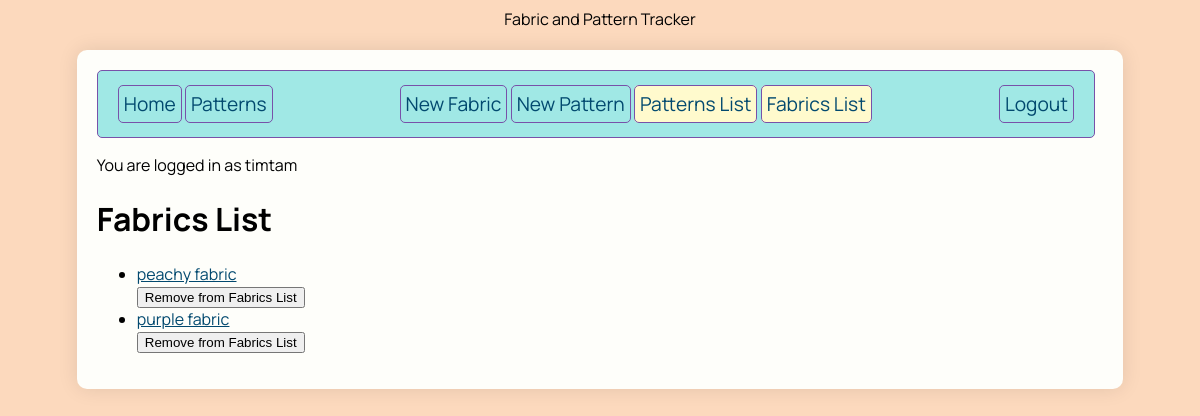
Page /fabrics_list (signed in) on the earlier database version.
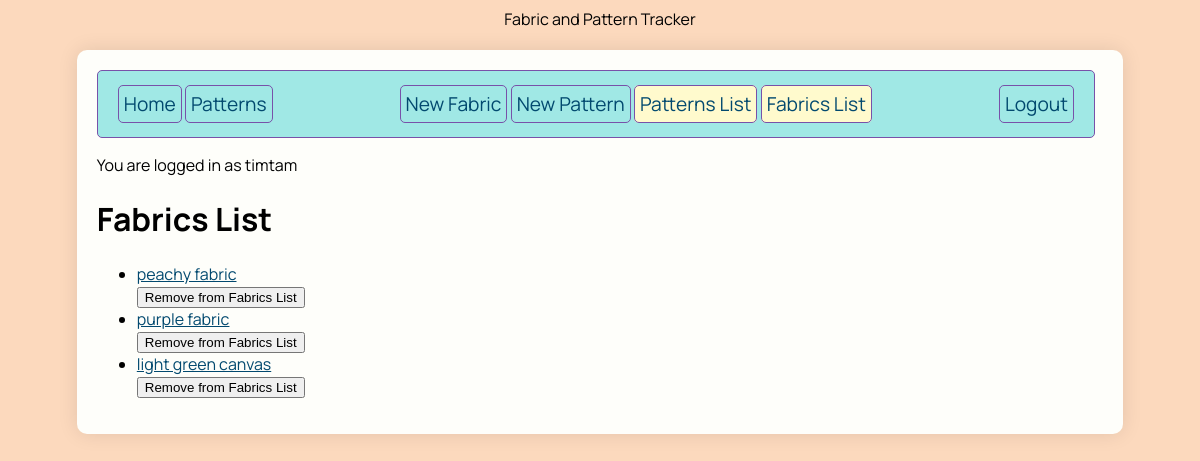
Same page on the later database version.
### sewing_app/models.py (models this page shows)
class User(UserMixin, db.Model):
    id = db.Column(db.Integer, primary_key=True)
    username = db.Column(db.String(80), nullable=False, unique=True)
    password = db.Column(db.String(80), nullable=False)
    patterns_list_items = db.relationship(
        'Pattern', secondary=patterns_list, back_populates='users')
    fabrics_list_items = db.relationship(
        'Fabric', secondary=fabrics_list, back_populates='users')

class Fabric(db.Model):
    id = db.Column(db.Integer, primary_key=True)
    name = db.Column(db.String(80), nullable=False)
    color = db.Column(db.String(80), nullable=False)
    quantity = db.Column(db.Numeric(precision=5, scale=2), nullable=False)
    photo_url = db.Column(URLType)
    patterns = db.relationship(
        'Pattern', secondary=fabrics_patterns, back_populates='fabrics')
    created_by_id = db.Column(db.Integer, db.ForeignKey('user.id'))
    created_by = db.relationship('User')
    users = db.relationship('User', secondary=fabrics_list,
                            back_populates='fabrics_list_items')

### sewing_app/routes.py (the view)
@main.route('/fabrics_list')
@login_required
def fabrics_list():
    fabrics_list = current_user.fabrics_list_items
    return render_template('fabrics_list.html', fabrics_list=fabrics_list)

### sewing_app/extensions.py (called while the page is built)
@login_manager.user_loader
def load_user(user_id):
    from .models import User
    return User.query.get(user_id)

### sewing_app/templates/fabrics_list.html (shortened to what this page needs)
{% extends 'base.html' %}
{% block content %}
<h1>Fabrics List</h1>
{% if fabrics_list %}
<ul class="fabrics-list">
  {% for fabric in fabrics_list %}
  <li class="fabrics-item">
    <a href="{{ url_for('main.fabric_detail', fabric_id=fabric.id) }}">
      {{ fabric.name }}
      <form action="{{ url_for('main.remove_from_fabrics_list', fabric_id=fabric.id) }}" method="POST">
        <button type="submit" class="btn-remove-from-list">Remove from Fabrics List</button>
      </form>
  </li>
  {% endfor %}
</ul>
{% else %}
<p>Your fabrics list is empty.</p>
{% endif %}
{% endblock %}

### sewing_app/templates/base.html (shortened to what this page needs)
<!DOCTYPE html>
<html>
<head>
    <name>Fabric and Pattern Tracker</name>
    <link rel="stylesheet" href="/static/style.css">
</head>
<body>
    <div id="content">
        <nav>
            <div>
                <a href="/">Home</a>
                <a href="/patterns">Patterns</a>
            </div>
            <div>
                {% if current_user.is_authenticated %}
                <a href="/new_fabric">New Fabric</a>
                <a href="/new_pattern">New Pattern</a>
                <a class="patterns-list" href="/patterns_list">Patterns List</a>
                <a class="fabrics-list" href="/fabrics_list">Fabrics List</a>
            </div>
            <div>
                <a href="{{ url_for('auth.logout') }}">Logout</a>
                {% else %}
                <a href="{{ url_for('auth.login') }}">Login</a>
                <a href="{{ url_for('auth.signup') }}">Signup</a>
                {% endif %}
            </div>
        </nav>
        {% if current_user.is_authenticated %}
        <p>You are logged in as {{ current_user.username }}</p>
        {% endif %}
        {% block content %}{% endblock %}
    </div>
</body>
</html>

### sewing_app/static/style.css (style rules this page uses)
:root { --primary-color: #006466; --secondary-color: #3e1f47; --accent-color: #654c6c; --blue: #a0e8e5; --blue-dusty: #ced4da; --dark-blue: #02496f; --purple: #c9a0ff; --dark-purple: #7851a9; --pink: #ffd3e0; --orange: #fcd9bd; --green: #a6ffcb; --yellow: #fffacd; --gray-dark: #6b6e70; --gray: #bdc0c2; --gray-light: #ededed; --black: #1a1110; --baby-powder: #fefefa; }
body { display: flex; flex-direction: column; align-items: center; background-color: var(--orange); font-family: 'Manrope', sans-serif; }
#content { width: 85%; background-color: var(--baby-powder); padding: 20px; margin-top: 20px; border-radius: 10px; box-shadow: 0 0 20px rgba(0, 0, 0, 0.1); }
a.patterns-list, a.fabrics-list { background-color: var(--yellow); }
a { color: var(--dark-blue); }
nav { width: 95%; display: flex; flex-direction: row; justify-content: space-between; background-color: var(--blue); padding: 20px 20px; border: solid 1px var(--dark-purple); border-radius: 5px; }
nav a { color: --var(black); text-decoration: none; font-size: 1.2em; border: 1px solid var(--dark-purple); border-radius: 5px; padding: 5px; }

Differences in the rows shown:
now on this page (row edited): Fabric: name "light green canvas"
